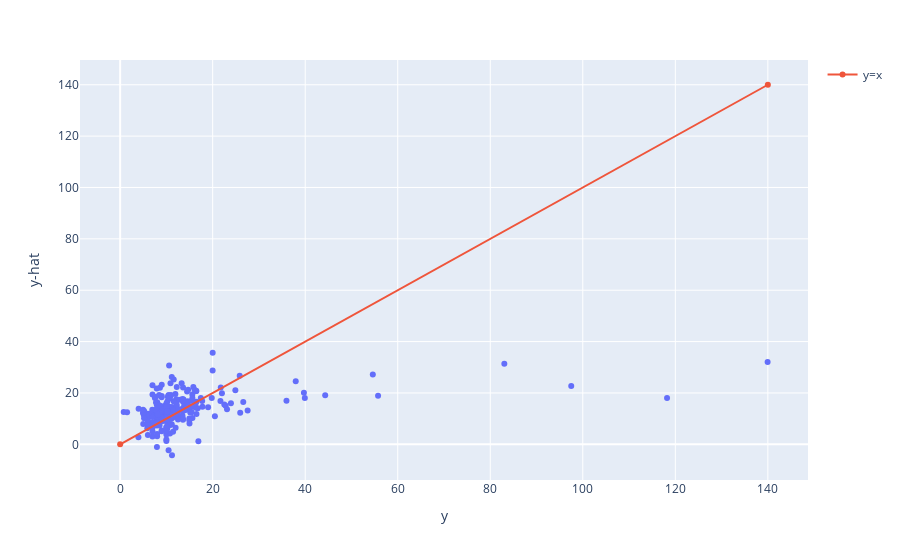

Notebook code cell kept with this figure:
### Code cell
# fit_model10
y_10 = fit_model10.model.endog
print("r =",np.corrcoef(y_10, fit_model10.predict())[0,1])
fig = px.scatter(x=y_10, y=fit_model10.predict(),
                 labels={"x": "y", "y": "y-hat"},)
fig.add_trace(go.Scatter(x=[0,140], y=[0,140], name="y=x", line_shape='linear'))
fig.show()

### Figure 1 — Plotly figure (JSON) as saved in the notebook; plotly's stock layout.template omitted (floating-point values rounded to 4 significant figures; data arrays with more than 128 entries replaced by an {"elided": "..."} marker saying what was removed)
{"data": [{"hovertemplate": "y=%{x}<br>y-hat=%{y}<extra></extra>", "legendgroup": "", "marker": {"color": "#636efa", "symbol": "circle"}, "mode": "markers", "name": "", "orientation": "v", "showlegend": false, "type": "scatter", "x": {"elided": "314 float values"}, "xaxis": "x", "y": {"elided": "314 float values"}, "yaxis": "y"}, {"line": {"shape": "linear"}, "name": "y=x", "type": "scatter", "x": [0, 140], "y": [0, 140]}], "layout": {"legend": {"tracegroupgap": 0}, "margin": {"t": 60}, "xaxis": {"anchor": "y", "domain": [0, 1], "title": {"text": "y"}}, "yaxis": {"anchor": "x", "domain": [0, 1], "title": {"text": "y-hat"}}}}
